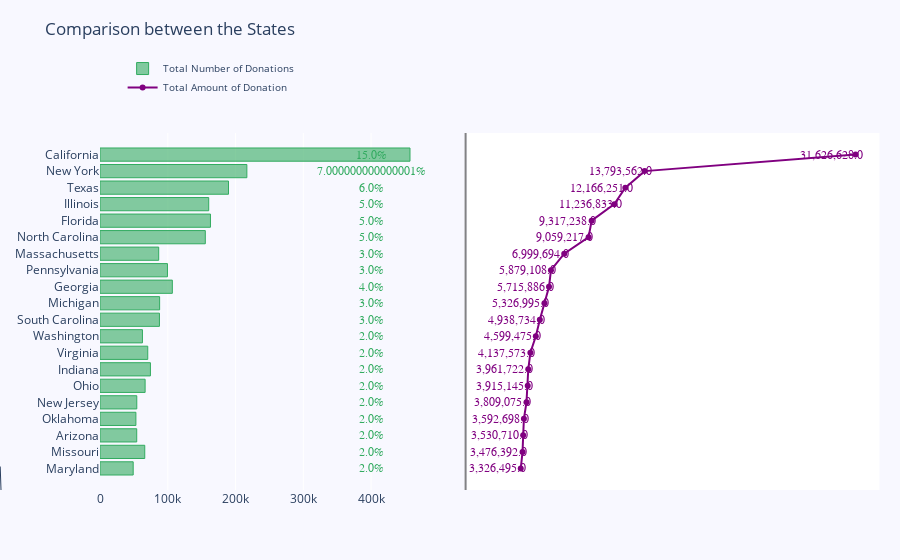

Source (notebook cell):
### Code cell
import plotly.graph_objects as go
from plotly.subplots import make_subplots

import numpy as np

m = 20

df_exp = merge_3.groupby('School State').agg({'Donation Amount': 'sum', 'Donor ID': 'count'})
df_exp.loc[:, 'donation_amount_per'] = df_exp.loc[:, 'Donation Amount'] / df_exp['Donation Amount'].sum()
df_exp.loc[:, 'donation_freq_per'] = df_exp.loc[:, 'Donor ID'] / df_exp['Donor ID'].sum()

df_exp = df_exp.sort_values(['Donation Amount', 'Donor ID']).reset_index(drop=False)
y_saving = df_exp['Donor ID'][-m:]
y_net_worth = df_exp['Donation Amount'][-m:]
x = df_exp['School State'][-m:]


# Creating two subplots
fig = make_subplots(rows=1, cols=2, specs=[[{}, {}]], shared_xaxes=True,
                    shared_yaxes=True, vertical_spacing=0.001)

fig.append_trace(go.Bar(
    x=y_saving,
    y=x,
    marker=dict(
        color='rgba(50, 171, 96, 0.6)',
        line=dict(
            color='rgba(50, 171, 96, 1.0)',
            width=1),
    ),
    name='Total Number of Donations',
    orientation='h',
), 1, 1)

fig.append_trace(go.Scatter(
    x=y_net_worth, y=x,
    mode='lines+markers',
    line_color='rgb(128, 0, 128)',
    name='Total Amount of Donation',
), 1, 2)

fig.update_layout(
    title='Comparison between the States',
    yaxis=dict(
        showgrid=False,
        showline=False,
        showticklabels=True,
        domain=[0, 0.85],
    ),
    yaxis2=dict(
        showgrid=False,
        showline=True,
        showticklabels=False,
        linecolor='rgba(102, 102, 102, 0.8)',
        linewidth=2,
        domain=[0, 0.85],
    ),
    xaxis=dict(
        zeroline=False,
        showline=False,
        showticklabels=True,
        showgrid=True,
        domain=[0, 0.42],
    ),
    xaxis2=dict(
        zeroline=False,
        showline=False,
        showticklabels=False,
        showgrid=True,
        domain=[0.47, 1],
        side='top',
        dtick=40000,
    ),
    legend=dict(x=0.029, y=1.038, font_size=10),
    margin=dict(l=100, r=20, t=70, b=70),
    paper_bgcolor='rgb(248, 248, 255)',
    plot_bgcolor='rgb(248, 248, 255)',
)

annotations = []

y_s = np.round(df_exp['donation_freq_per'][-m:], decimals=2)*100
y_nw = np.rint(y_net_worth)

# Adding labels
for ydn, yd, xd in zip(y_nw, y_s, x):
    # labeling the scatter savings
    annotations.append(dict(xref='x2', yref='y2',
                            y=xd, x=ydn - 2000000,
                            text='{:,}'.format(ydn),
                            font=dict(family='Arial', size=12,
                                      color='rgb(128, 0, 128)'),
                            showarrow=False))
    # labeling the bar net worth
    annotations.append(dict(xref='x1', yref='y1',
                            y=xd, x=yd + 400000,
                            text=str(yd) + '%',
                            font=dict(family='Arial', size=12,
                                      color='rgb(50, 171, 96)'),
                            showarrow=False))
# Source
annotations.append(dict(xref='paper', yref='paper',
                        x=-0.2, y=0,
                        font=dict(family='Arial', size=10, color='rgb(150,150,150)'),
                        showarrow=True))

fig.update_layout(annotations=annotations)

fig.show()

### Figure 1 — Plotly figure (JSON) as saved in the notebook; plotly's stock layout.template omitted (floating-point values rounded to 4 significant figures)
{"data": [{"marker": {"color": "rgba(50, 171, 96, 0.6)", "line": {"color": "rgba(50, 171, 96, 1.0)", "width": 1}}, "name": "Total Number of Donations", "orientation": "h", "type": "bar", "x": [48967, 66022, 54186, 52971, 54287, 66555, 74402, 70457, 62621, 87710, 87977, 106723, 99533, 86594, 155390, 162987, 160396, 189607, 216688, 457388], "xaxis": "x", "y": ["Maryland", "Missouri", "Arizona", "Oklahoma", "New Jersey", "Ohio", "Indiana", "Virginia", "Washington", "South Carolina", "Michigan", "Georgia", "Pennsylvania", "Massachusetts", "North Carolina", "Florida", "Illinois", "Texas", "New York", "California"], "yaxis": "y"}, {"line": {"color": "rgb(128, 0, 128)"}, "mode": "lines+markers", "name": "Total Amount of Donation", "type": "scatter", "x": [3326000.0, 3476000.0, 3531000.0, 3593000.0, 3809000.0, 3915000.0, 3962000.0, 4138000.0, 4599000.0, 4939000.0, 5327000.0, 5716000.0, 5879000.0, 7000000.0, 9059000.0, 9317000.0, 11240000.0, 12170000.0, 13790000.0, 31630000.0], "xaxis": "x2", "y": ["Maryland", "Missouri", "Arizona", "Oklahoma", "New Jersey", "Ohio", "Indiana", "Virginia", "Washington", "South Carolina", "Michigan", "Georgia", "Pennsylvania", "Massachusetts", "North Carolina", "Florida", "Illinois", "Texas", "New York", "California"], "yaxis": "y2"}], "layout": {"annotations": [{"font": {"color": "rgb(128, 0, 128)", "family": "Arial", "size": 12}, "showarrow": false, "text": "3,326,495.0", "x": 1326495, "xref": "x2", "y": "Maryland", "yref": "y2"}, {"font": {"color": "rgb(50, 171, 96)", "family": "Arial", "size": 12}, "showarrow": false, "text": "2.0%", "x": 400002, "xref": "x", "y": "Maryland", "yref": "y"}, {"font": {"color": "rgb(128, 0, 128)", "family": "Arial", "size": 12}, "showarrow": false, "text": "3,476,392.0", "x": 1476392, "xref": "x2", "y": "Missouri", "yref": "y2"}, {"font": {"color": "rgb(50, 171, 96)", "family": "Arial", "size": 12}, "showarrow": false, "text": "2.0%", "x": 400002, "xref": "x", "y": "Missouri", "yref": "y"}, {"font": {"color": "rgb(128, 0, 128)", "family": "Arial", "size": 12}, "showarrow": false, "text": "3,530,710.0", "x": 1530710, "xref": "x2", "y": "Arizona", "yref": "y2"}, {"font": {"color": "rgb(50, 171, 96)", "family": "Arial", "size": 12}, "showarrow": false, "text": "2.0%", "x": 400002, "xref": "x", "y": "Arizona", "yref": "y"}, {"font": {"color": "rgb(128, 0, 128)", "family": "Arial", "size": 12}, "showarrow": false, "text": "3,592,698.0", "x": 1592698, "xref": "x2", "y": "Oklahoma", "yref": "y2"}, {"font": {"color": "rgb(50, 171, 96)", "family": "Arial", "size": 12}, "showarrow": false, "text": "2.0%", "x": 400002, "xref": "x", "y": "Oklahoma", "yref": "y"}, {"font": {"color": "rgb(128, 0, 128)", "family": "Arial", "size": 12}, "showarrow": false, "text": "3,809,075.0", "x": 1809075, "xref": "x2", "y": "New Jersey", "yref": "y2"}, {"font": {"color": "rgb(50, 171, 96)", "family": "Arial", "size": 12}, "showarrow": false, "text": "2.0%", "x": 400002, "xref": "x", "y": "New Jersey", "yref": "y"}, {"font": {"color": "rgb(128, 0, 128)", "family": "Arial", "size": 12}, "showarrow": false, "text": "3,915,145.0", "x": 1915145, "xref": "x2", "y": "Ohio", "yref": "y2"}, {"font": {"color": "rgb(50, 171, 96)", "family": "Arial", "size": 12}, "showarrow": false, "text": "2.0%", "x": 400002, "xref": "x", "y": "Ohio", "yref": "y"}, {"font": {"color": "rgb(128, 0, 128)", "family": "Arial", "size": 12}, "showarrow": false, "text": "3,961,722.0", "x": 1961722, "xref": "x2", "y": "Indiana", "yref": "y2"}, {"font": {"color": "rgb(50, 171, 96)", "family": "Arial", "size": 12}, "showarrow": false, "text": "2.0%", "x": 400002, "xref": "x", "y": "Indiana", "yref": "y"}, {"font": {"color": "rgb(128, 0, 128)", "family": "Arial", "size": 12}, "showarrow": false, "text": "4,137,573.0", "x": 2137573, "xref": "x2", "y": "Virginia", "yref": "y2"}, {"font": {"color": "rgb(50, 171, 96)", "family": "Arial", "size": 12}, "showarrow": false, "text": "2.0%", "x": 400002, "xref": "x", "y": "Virginia", "yref": "y"}, {"font": {"color": "rgb(128, 0, 128)", "family": "Arial", "size": 12}, "showarrow": false, "text": "4,599,475.0", "x": 2599475, "xref": "x2", "y": "Washington", "yref": "y2"}, {"font": {"color": "rgb(50, 171, 96)", "family": "Arial", "size": 12}, "showarrow": false, "text": "2.0%", "x": 400002, "xref": "x", "y": "Washington", "yref": "y"}, {"font": {"color": "rgb(128, 0, 128)", "family": "Arial", "size": 12}, "showarrow": false, "text": "4,938,734.0", "x": 2938734, "xref": "x2", "y": "South Carolina", "yref": "y2"}, {"font": {"color": "rgb(50, 171, 96)", "family": "Arial", "size": 12}, "showarrow": false, "text": "3.0%", "x": 400003, "xref": "x", "y": "South Carolina", "yref": "y"}, {"font": {"color": "rgb(128, 0, 128)", "family": "Arial", "size": 12}, "showarrow": false, "text": "5,326,995.0", "x": 3326995, "xref": "x2", "y": "Michigan", "yref": "y2"}, {"font": {"color": "rgb(50, 171, 96)", "family": "Arial", "size": 12}, "showarrow": false, "text": "3.0%", "x": 400003, "xref": "x", "y": "Michigan", "yref": "y"}, {"font": {"color": "rgb(128, 0, 128)", "family": "Arial", "size": 12}, "showarrow": false, "text": "5,715,886.0", "x": 3715886, "xref": "x2", "y": "Georgia", "yref": "y2"}, {"font": {"color": "rgb(50, 171, 96)", "family": "Arial", "size": 12}, "showarrow": false, "text": "4.0%", "x": 400004, "xref": "x", "y": "Georgia", "yref": "y"}, {"font": {"color": "rgb(128, 0, 128)", "family": "Arial", "size": 12}, "showarrow": false, "text": "5,879,108.0", "x": 3879108, "xref": "x2", "y": "Pennsylvania", "yref": "y2"}, {"font": {"color": "rgb(50, 171, 96)", "family": "Arial", "size": 12}, "showarrow": false, "text": "3.0%", "x": 400003, "xref": "x", "y": "Pennsylvania", "yref": "y"}, {"font": {"color": "rgb(128, 0, 128)", "family": "Arial", "size": 12}, "showarrow": false, "text": "6,999,694.0", "x": 4999694, "xref": "x2", "y": "Massachusetts", "yref": "y2"}, {"font": {"color": "rgb(50, 171, 96)", "family": "Arial", "size": 12}, "showarrow": false, "text": "3.0%", "x": 400003, "xref": "x", "y": "Massachusetts", "yref": "y"}, {"font": {"color": "rgb(128, 0, 128)", "family": "Arial", "size": 12}, "showarrow": false, "text": "9,059,217.0", "x": 7059217, "xref": "x2", "y": "North Carolina", "yref": "y2"}, {"font": {"color": "rgb(50, 171, 96)", "family": "Arial", "size": 12}, "showarrow": false, "text": "5.0%", "x": 400005, "xref": "x", "y": "North Carolina", "yref": "y"}, {"font": {"color": "rgb(128, 0, 128)", "family": "Arial", "size": 12}, "showarrow": false, "text": "9,317,238.0", "x": 7317238, "xref": "x2", "y": "Florida", "yref": "y2"}, {"font": {"color": "rgb(50, 171, 96)", "family": "Arial", "size": 12}, "showarrow": false, "text": "5.0%", "x": 400005, "xref": "x", "y": "Florida", "yref": "y"}, {"font": {"color": "rgb(128, 0, 128)", "family": "Arial", "size": 12}, "showarrow": false, "text": "11,236,833.0", "x": 9236833, "xref": "x2", "y": "Illinois", "yref": "y2"}, {"font": {"color": "rgb(50, 171, 96)", "family": "Arial", "size": 12}, "showarrow": false, "text": "5.0%", "x": 400005, "xref": "x", "y": "Illinois", "yref": "y"}, {"font": {"color": "rgb(128, 0, 128)", "family": "Arial", "size": 12}, "showarrow": false, "text": "12,166,251.0", "x": 10166251, "xref": "x2", "y": "Texas", "yref": "y2"}, {"font": {"color": "rgb(50, 171, 96)", "family": "Arial", "size": 12}, "showarrow": false, "text": "6.0%", "x": 400006, "xref": "x", "y": "Texas", "yref": "y"}, {"font": {"color": "rgb(128, 0, 128)", "family": "Arial", "size": 12}, "showarrow": false, "text": "13,793,562.0", "x": 11793562, "xref": "x2", "y": "New York", "yref": "y2"}, {"font": {"color": "rgb(50, 171, 96)", "family": "Arial", "size": 12}, "showarrow": false, "text": "7.000000000000001%", "x": 400007, "xref": "x", "y": "New York", "yref": "y"}, {"font": {"color": "rgb(128, 0, 128)", "family": "Arial", "size": 12}, "showarrow": false, "text": "31,626,628.0", "x": 29626628, "xref": "x2", "y": "California", "yref": "y2"}, {"font": {"color": "rgb(50, 171, 96)", "family": "Arial", "size": 12}, "showarrow": false, "text": "15.0%", "x": 400015, "xref": "x", "y": "California", "yref": "y"}, {"font": {"color": "rgb(150,150,150)", "family": "Arial", "size": 10}, "showarrow": true, "x": -0.2, "xref": "paper", "y": 0, "yref": "paper"}], "legend": {"font": {"size": 10}, "x": 0.029, "y": 1.038}, "margin": {"b": 70, "l": 100, "r": 20, "t": 70}, "paper_bgcolor": "rgb(248, 248, 255)", "plot_bgcolor": "rgb(248, 248, 255)", "title": {"text": "Comparison between the States"}, "xaxis": {"anchor": "y", "domain": [0, 0.42], "showgrid": true, "showline": false, "showticklabels": true, "zeroline": false}, "xaxis2": {"anchor": "y2", "domain": [0.47, 1], "dtick": 40000, "showgrid": true, "showline": false, "showticklabels": false, "side": "top", "zeroline": false}, "yaxis": {"anchor": "x", "domain": [0, 0.85], "showgrid": false, "showline": false, "showticklabels": true}, "yaxis2": {"anchor": "x2", "domain": [0, 0.85], "linecolor": "rgba(102, 102, 102, 0.8)", "linewidth": 2, "matches": "y", "showgrid": false, "showline": true, "showticklabels": false}}}
